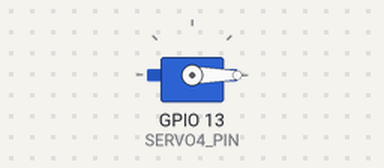
Bench run of a sketch on a simulated ESP32. Shown: servo. What the sketch prints to the serial monitor is not drawn.

Above: at 1.05 s.
Timing chart, 0 to 5.6 s (numbered marks = the images above):
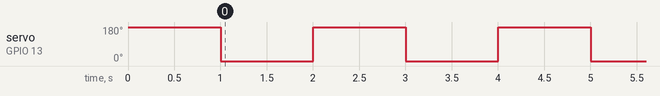

The sketch:

test_servo4.ino
```cpp
// ===== TEST SERVO 4 =====
// Servo moves: 180° → 0° → 180° (loop forever, 1 second interval)

#include <ESP32Servo.h>

// [HARDWARE COMPONENTS]
// - 1x Servo motor

// [PIN CONNECTIONS]
#define SERVO4_PIN 13  // Servo 4 connected to GPIO 13

// [TIMING REQUIREMENTS]
#define DELAY_TIME 1000  // 1 second between movements

Servo servo4;

void setup() {
  Serial.begin(115200);
  Serial.println("=== SERVO 4 TEST ===");

  // Initialize servo
  ESP32PWM::allocateTimer(0);
  servo4.setPeriodHertz(50);
  servo4.attach(SERVO4_PIN, 500, 2500);

  // Start at 180°
  servo4.write(180);
  Serial.println("Servo initialized at 180°");
  delay(1000);
}

void loop() {
  // Move to 0°
  Serial.println("Moving to 0°...");
  servo4.write(0);
  delay(DELAY_TIME);

  // Move to 180°
  Serial.println("Moving to 180°...");
  servo4.write(180);
  delay(DELAY_TIME);
}
```

Measured:
- by itself, servo on GPIO 13 (SERVO4_PIN): alternates 180° for 1.0 s and 0° for 1.0 s
